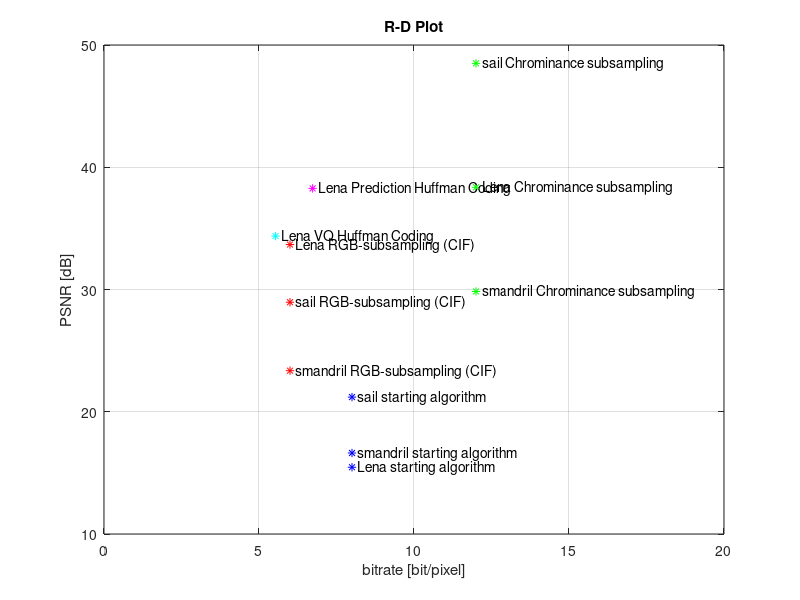

Reproduce this figure in MATLAB.
figure(1);
plot(8, 15.46, '*', 'Color', 'b');
text(8, 15.46, '  Lena starting algorithm');
% hold on;
% plot(8, 17.0215, '*', 'Color', 'b');
% text(8, 17.0215, '  monarch starting algorithm');
hold on;
plot(8, 16.6239, '*', 'Color', 'b');
text(8, 16.6239, '  smandril starting algorithm');
hold on;
plot(8, 21.2, '*', 'Color', 'b');
text(8, 21.2, '  sail starting algorithm');
hold on;
plot(6, 33.677, '*', 'Color', 'r');
text(6, 33.677, '  Lena RGB-subsampling (CIF)');
% hold on;
% plot(6, 32.527, '*', 'Color', 'r');
% text(6, 32.527, '  monarch RGB-subsampling (CIF)');
hold on;
plot(6, 23.360, '*', 'Color', 'r');
text(6, 23.360, '  smandril RGB-subsampling (CIF)');
hold on;
plot(6, 28.959, '*', 'Color', 'r');
text(6, 28.959, '  sail RGB-subsampling (CIF)');
hold on;
plot(12, 38.36, '*', 'Color', 'g');
text(12, 38.36, '  Lena Chrominance subsampling');
% hold on;
% plot(12, 49.52, '*', 'Color', 'g');
% text(12, 49.52, '  monarch Chrominance subsampling');
hold on;
plot(12, 29.84, '*', 'Color', 'g');
text(12, 29.84, '  smandril Chrominance subsampling');
hold on;
plot(12, 48.50, '*', 'Color', 'g');
text(12, 48.50, '  sail Chrominance subsampling');
hold on;
plot(6.73, 38.27, '*', 'Color', 'm');
text(6.73, 38.27, '  Lena Prediction Huffman Coding');
hold on;
plot(5.5331, 34.3671, '*', 'Color', 'c');
text(5.5331, 34.3671, '  Lena VQ Huffman Coding');
hold on;
ylim([10 50])
xlim([0 20])
hold on;
grid on;
xlabel('bitrate [bit/pixel]');
ylabel('PSNR [dB]');
title('R-D Plot');
